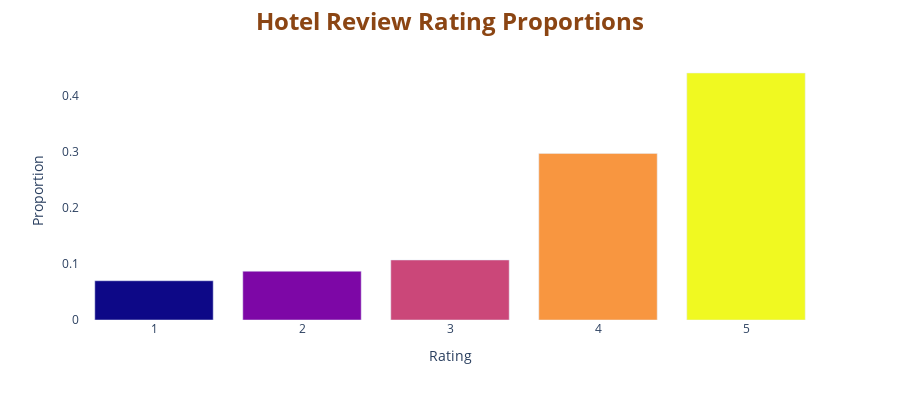

The notebook cell this image was saved under:
### Markdown cell above
<a id="1"></a>
<h1><b><span style="color: #8b4513; font-size: 28px">Data Visualization</span></b></h1>

### Code cell
rating_proportions = df['rating'].value_counts(normalize=True).sort_index()

fig = px.bar(rating_proportions, x=rating_proportions.index, y=rating_proportions.values,
             hover_data=[rating_proportions.values], color=rating_proportions.index,
             height=400)

fig.update_layout(
    xaxis_title='Rating',
    yaxis_title='Proportion',
    title={
        'text': '<b>Hotel Review Rating Proportions</b>',
        'font': {'size': 24, 'color': '#8b4513'},
        'x': 0.5,  
        'xanchor': 'center'  
    },
    plot_bgcolor='white'
)

fig.update_traces(marker_coloraxis=None)

fig.show()

### Figure 1 — Plotly figure (JSON) as saved in the notebook; plotly's stock layout.template omitted (floating-point values rounded to 4 significant figures)
{"data": [{"alignmentgroup": "True", "customdata": [[0.06988], [0.08686], [0.1069], [0.2966], [0.4398]], "hovertemplate": "rating=%{marker.color}<br>y=%{y}<br>hover_data_0=%{customdata[0]}<extra></extra>", "legendgroup": "", "marker": {"color": [1, 2, 3, 4, 5], "pattern": {"shape": ""}}, "name": "", "offsetgroup": "", "orientation": "v", "showlegend": false, "textposition": "auto", "type": "bar", "x": [1, 2, 3, 4, 5], "xaxis": "x", "y": [0.06988, 0.08686, 0.1069, 0.2966, 0.4398], "yaxis": "y"}], "layout": {"barmode": "relative", "coloraxis": {"colorbar": {"title": {"text": "rating"}}, "colorscale": [[0, "#0d0887"], [0.1111, "#46039f"], [0.2222, "#7201a8"], [0.3333, "#9c179e"], [0.4444, "#bd3786"], [0.5556, "#d8576b"], [0.6667, "#ed7953"], [0.7778, "#fb9f3a"], [0.8889, "#fdca26"], [1, "#f0f921"]]}, "height": 400, "legend": {"tracegroupgap": 0}, "margin": {"t": 60}, "plot_bgcolor": "white", "title": {"font": {"color": "#8b4513", "size": 24}, "text": "<b>Hotel Review Rating Proportions</b>", "x": 0.5, "xanchor": "center"}, "xaxis": {"anchor": "y", "domain": [0, 1], "title": {"text": "Rating"}}, "yaxis": {"anchor": "x", "domain": [0, 1], "title": {"text": "Proportion"}}}}
